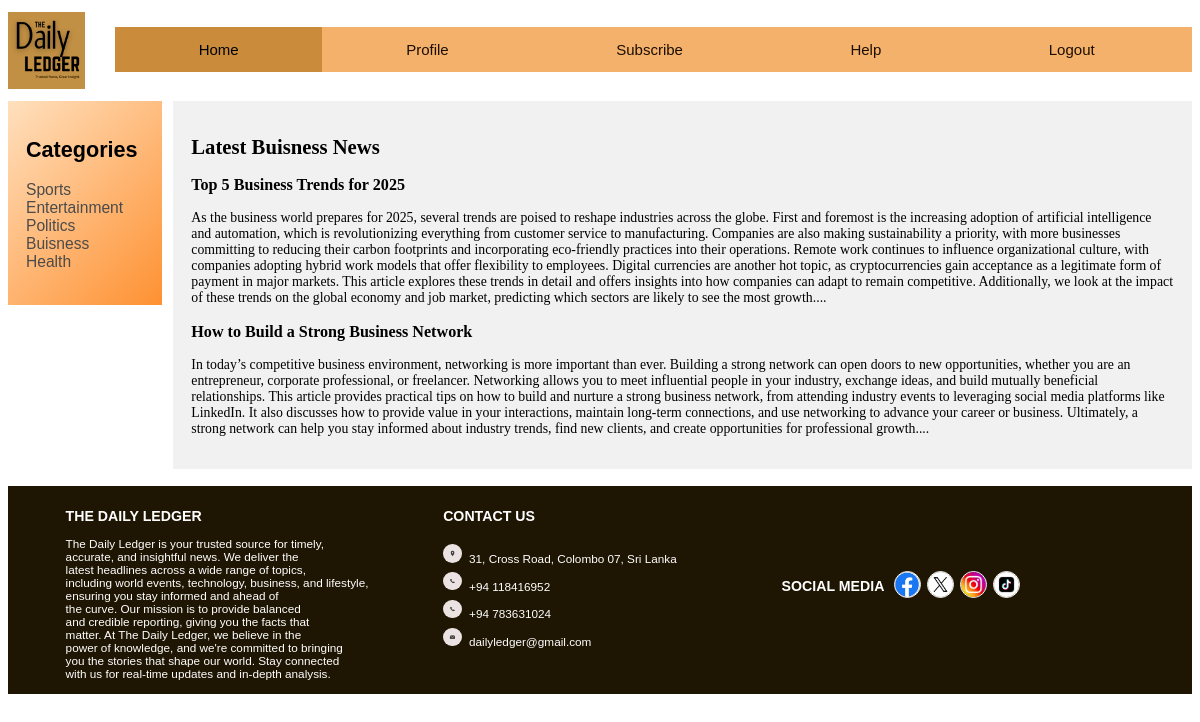
/pages/home_page/buisness.php (signed in), run on the app's committed database.
### tables this page shows
CREATE TABLE articles (
  id INT AUTO_INCREMENT PRIMARY KEY,
  title VARCHAR(100) NOT NULL,
  content TEXT NOT NULL,
  author VARCHAR(50),
  publish_date DATE,
  category_id INT
);

### pages/home_page/buisness.php (the view, shortened to what this page needs)
<?php
$host = 'localhost';
$db = 'news_management';
$user = 'root';
$pass = '';
$conn = new mysqli($host, $user, $pass, $db);
?>
<html>
    <head>
    <link rel="stylesheet" href="../../css/style_home.css">
    </head>
    <body>
        <header>
			<img class="logo" src="../../assets/images/logo.png" alt="Your Logo">
            <div class="navi">
                <a class="active" href="home.php">Home</a>
                <a href="profile.php">Profile</a>
                <a href="subscription.php">Subscribe</a>
                <a href="help.html">Help</a>
                <span id="lout"><a href="../../logout.php">Logout</a></span>
            </div>
		</header>
        <section>
            <nav>
              <h2>Categories</h2>
              <ul>
                <li><a href="sports.php">Sports</a></li>
                <li><a href="entertainment.php">Entertainment</a></li>
                <li><a href="politics.php">Politics</a></li>
                <li><a href="buisness.php">Buisness</a></li>
                <li><a href="health.php">Health</a></li>
              </ul>
            </nav>
<article>
    <div class="container">
        <?php if (isset($_SESSION['username'])): ?>
		<h2 class="big-title">Latest Buisness News</h2>
            <?php
                $sql = "SELECT * FROM articles WHERE category_id = 4";
                $result = $conn->query($sql);
                if ($result->num_rows > 0): ?>
                <?php while ($row = $result->fetch_assoc()): ?>
                    <h3><?= htmlspecialchars($row['title']) ?></h3>
                    <p><?= htmlspecialchars(substr($row['content'], 0, 10000000)) ?>...</p>
                <?php endwhile; ?>
            <?php else: ?>
                <p>No Buisness news articles available.</p>
            <?php endif; ?>
        <?php endif; ?>
    </div>
</article>
        </section>
        <footer>
            <div class="grid-container1">
                <div class="grid-item1">
                    <span id="foot">THE DAILY LEDGER</span><br><br>The Daily Ledger is your trusted source for timely,<br> accurate, and insightful news.
                    We deliver the<br> latest headlines across a wide range of topics,<br> including world events, technology, business, and lifestyle,<br> ensuring you stay informed and
                    ahead of<br> the curve. Our mission is to provide balanced<br> and credible reporting, giving you the facts that<br> matter. At The Daily Ledger, we believe in the<br>
                    power of knowledge, and we're committed to bringing<br> you the stories that shape our world. Stay connected<br> with us for real-time updates and in-depth
                    analysis.
                </div>
                <div class="grid-item1">
                    <span id="foot">CONTACT US</span><br><br>
                    <div class="contact-info">
                        <img src="../../assets/images/location.png" alt="Location" class="rounded-icon">31, Cross Road, Colombo 07, Sri Lanka<br>
                        <img src="../../assets/images/phone.png" alt="Phone" class="rounded-icon">+94 118416952<br>
                        <img src="../../assets/images/phone.png" alt="Phone" class="rounded-icon">+94 783631024<br>
                        <img src="../../assets/images/mail.png" alt="Mail" class="rounded-icon">dailyledger@gmail.com
                    </div>
                </div>
                <div class="social-media-container">
                    <div class="grid-item3"><span id="foot">SOCIAL MEDIA</span></div>
                    <ul class="social-icons">
                        <li><a href="https://web.facebook.com/profile.php?id=61565900249007&is_tour_dismissed" target="_blank"><img src="../../assets/images/fb.jpg" alt="Facebook"></a></li>
                        <li><a href="https://x.com/LodgerDaily" target="_blank"><img src="../../assets/images/x.jpg" alt="Twitter"></a></li>
                        <li><a href="" target="_blank"><img src="../../assets/images/insta.jpg" alt="Instagram"></a></li>
                        <li><a href="" target="_blank"><img src="../../assets/images/tiktok.jpg" alt="Tik tok"></a></li>
                    </ul>
                </div>
            </div>
        </footer>
    </body>
</html>

### css/style_home.css (style rules this page uses)
header { position: -webkit-sticky; position: sticky; top: 0; z-index: 1000; background-color: white; display: flex; justify-content: space-between; align-items: center; }
.logo { margin-top:0.36vw; width:7.99vw; height:6.39vw; margin-right:2.52vw; }
.navi { background-color:#f3b16b; display:flex; align-items:center; width:155.99vw; margin-top:0.16vw; }
.navi a { float:left; display:block; color:rgb(29, 14, 1); text-align:center; padding:1.15vw 6.98vw; cursor:pointer; font-size:1.25vw; text-decoration:none; font-family: 'sfprodisplay-regular', 'Helvetica', 'Arial', sans-serif; }
.navi a.active { background-color:#ca8c3b; color:black; }
nav { float: left; width: 10%; background: linear-gradient(135deg, #ffe0be, #fe9132);; padding: 1.5vw; margin-top: 1vw; }
nav h2 { font-weight: bold; font-family: 'sfprodisplay-regular', 'Helvetica', 'Arial', sans-serif; font-size: 1.8vw; padding-top: 0vw; }
nav ul { list-style-type: none; padding: 0vw; }
nav li a { color: #4b4b4b; text-decoration: none; font-family: 'sfprodisplay-regular', 'Helvetica', 'Arial', sans-serif; font-size: 1.3vw; transition: color 0.3s ease, padding-left 0.3s ease; }
article { float: right; padding: 1.5vw; width: 83%; background-color: #f1f1f1; margin-top: 1vw; font-size: 1.15vw; }
section::after { content: ""; display: table; clear: both; }
footer { margin-top:1.46vw; margin-bottom:-5.85vw; }
.grid-container1 { display:grid; grid-template-columns:auto auto auto auto; grid-template-rows:auto auto; gap:1.2vw; padding:4.8vw; background-color:rgb(31, 21, 3); margin-top:1.2vw; padding-bottom:0vw; padding-top:0.6vw; margin-bottom: 0vw; margin-left: 0vw; margin-right: 0vw; font-family: 'sfprodisplay-regular', 'Helvetica', 'Arial', sans-serif; }
.grid-item1 { padding-top:1.2vw; color:white; font-size:0.98vw; }
#foot { font-weight:bold; font-size:1.18vw; }
.contact-info img.rounded-icon { border-radius:50%; width:1.56vw; height:1.56vw; margin-top:0.6vw; margin-right:0.6vw; overflow:hidden; }
.social-media-container { display:flex; align-items:center; justify-content:center; padding-top:0; color: white; }
.social-icons { list-style:none; padding:0vw; margin:0.52vw; display:flex; justify-content:center; align-items:center; border-radius:0.52vw; padding:0vw; }
.social-icons li { margin:0.26vw; }
.social-icons a { display:inline-block; width:2.08vw; height:2.08vw; border-radius:50%; overflow:hidden; border:0.16vw solid white; }
.social-icons img { width:100%; height:100%; object-fit:cover; }

### data on the page
articles: title "Top 5 Business Trends for 2025", content "As the business world prepares for 2025, several trends are poised to reshape industries across the globe. First and foremost is the increasing adoption of artificial intelligence and automation, which is revolutionizing everything from customer service to manufacturing. Companies are also making sustainability a priority, with more businesses committing to reducing their carbon footprints and incorporating eco-friendly practices into their operations. Remote work continues to influence organizational culture, with companies adopting hybrid work models that offer flexibility to employees. Digital currencies are another hot topic, as cryptocurrencies gain acceptance as a legitimate form of…"
articles: title "How to Build a Strong Business Network", content "In today’s competitive business environment, networking is more important than ever. Building a strong network can open doors to new opportunities, whether you are an entrepreneur, corporate professional, or freelancer. Networking allows you to meet influential people in your industry, exchange ideas, and build mutually beneficial relationships. This article provides practical tips on how to build and nurture a strong business network, from attending industry events to leveraging social media platforms like LinkedIn. It also discusses how to provide value in your interactions, maintain long-term connections, and use networking to advance your career or business. Ultimately, a strong network…"
